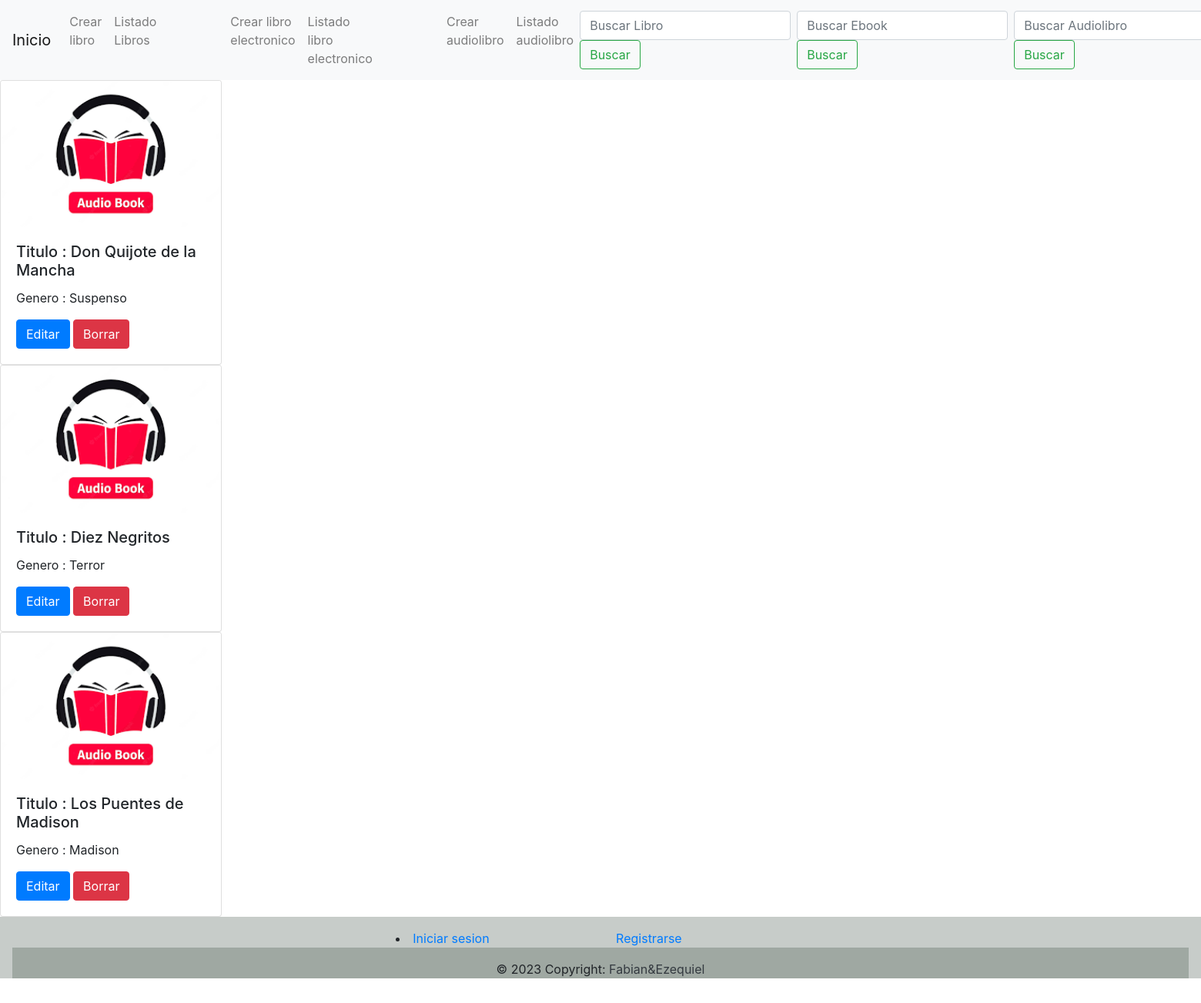
Page /list_audiobook/ on the committed database.
### catalog/models.py (models this page shows, shortened)
class Audiobooks(models.Model):
    title = models.CharField(max_length=120)
    book_genre = models.CharField(max_length=40)

### catalog/views.py (the view)
# urls.py: path("list_audiobook/", list_audiobook, name = "list_audiobook" ),
def list_audiobook(request):
    audiobooks = Audiobooks.objects.all()
    context = {
        "audiobook":audiobooks
    }
    return render(request, "list_audiobook.html", context=context)

### templates/list_audiobook.html (shortened to what this page needs)
{% extends 'base.html' %}
{% block contenido_que_cambia %}
{% for audiobook in audiobook %}
<div class="card" style="width: 18rem;">
    <img class="card-img-top" alt="...">
    <div class="card-body">
      <h5 class="card-title"> Titulo : {{audiobook.title}}</h5>
      <p class="card-text">  Genero : {{audiobook.book_genre}}</p>
      <a href="/update_audiobook/{{audiobook.id}}/" class = "btn btn-primary">Editar</a>
      <a href="/delete_audiobook/{{audiobook.id}}/" class = "btn btn-danger">Borrar</a>
    </div>
</div>
{% endfor%}
{% endblock %}

### rows in the picture
Audiobooks: title "Don Quijote de la Mancha", book_genre "Suspenso"
Audiobooks: title "Diez Negritos", book_genre "Terror"
Audiobooks: title "Los Puentes de Madison", book_genre "Madison"
